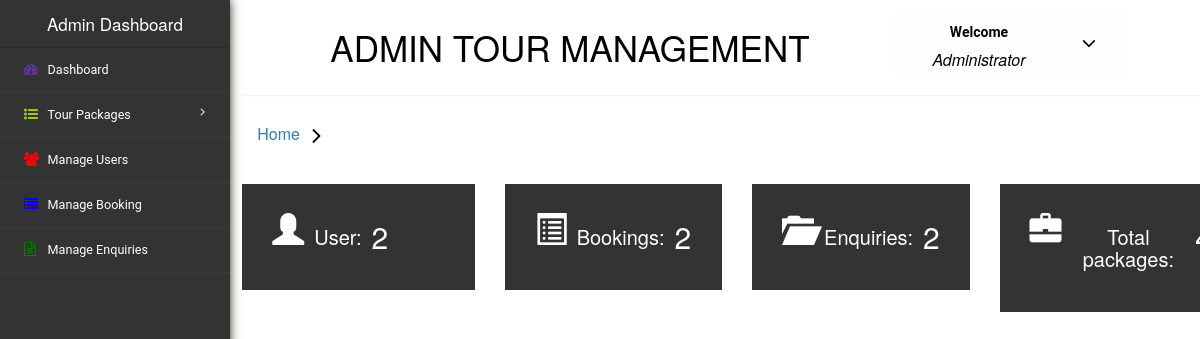
The page /code/dashboard.php on the database its author committed.
### tables this page shows
CREATE TABLE `user` (
  `S no.` int(11) NOT NULL,
  `username` varchar(25) NOT NULL,
  `email` varchar(30) NOT NULL,
  `phoneno` varchar(15) NOT NULL,
  `password` varchar(25) NOT NULL
);

CREATE TABLE `booking` (
  `S no.` int(11) NOT NULL,
  `name` varchar(25) NOT NULL,
  `mobileno` varchar(25) NOT NULL,
  `email` varchar(25) NOT NULL,
  `fromdate` date NOT NULL,
  `todate` date NOT NULL,
  `comment` text NOT NULL
);

CREATE TABLE `enquiry` (
  `S no.` int(11) NOT NULL,
  `name` varchar(25) NOT NULL,
  `email` varchar(25) NOT NULL,
  `phoneno` varchar(25) NOT NULL,
  `subject` varchar(25) NOT NULL,
  `description` text NOT NULL
);

### code/dashboard.php (the view, shortened to what this page needs)
<?php
    include("connection.php");
?>
<html style="overflow: hidden;">
<head>
  <link rel="stylesheet" href="dashboard.css">
  <link rel="stylesheet" href="https://maxcdn.bootstrapcdn.com/bootstrap/3.4.0/css/bootstrap.min.css">
  <link rel="stylesheet" href="https://cdnjs.cloudflare.com/ajax/libs/font-awesome/4.7.0/css/font-awesome.min.css">
</head>
<body>
  <div class="page-container" style="background-color: rgb(255, 255, 255);">
    <div class="left-content">
      <div class="mother-grid-inner">
        <div class="header-main" style="background-color: rgb(255, 255, 255);">
          <div class="logo-w3-agile" style="background-color: rgb(255, 255, 255);">
            <h1><a style="text-decoration: none; color: black;">Admin Tour Management</a></h1>
          </div>
          <div class="profile_details w3l" style="background-color: rgb(255, 254, 254);">
            <ul>
              <li class="dropdown profile_details_drop">
                <a class="dropdown-toggle" data-toggle="dropdown" aria-expanded="false">
                  <div class="profile_img">
                    <div class="user-name">
                      <p style="color: black;">Welcome</p>
                      <span style="color: black;">Administrator</span>
                    </div>
                    <i class="fa fa-angle-down" aria-hidden="true"></i>
                    <div class="clearfix"></div>
                  </div>
                </a>
              </li>
            </ul>
          </div>
        </div>
        <ol class="breadcrumb">
          <li class="breadcrumb-item"><a href="dashboard.php">Home</a> <i class="fa fa-angle-right"></i></li>
        </ol>
        <div class="four-grids">
          <div class="col-md-3 four-grid">
            <a href="manageUser.php">
            <div class="four-agileits" style="background-color: rgb(51, 51, 51);
            display: flex;
            flex-direction: row;
            gap: 10px;">
              <div class="icon" style="margin-left: 30px;">
                <i class="glyphicon glyphicon-user" style="color: rgb(255, 255, 255);" aria-hidden="true"></i>
              </div>
              <div class="four-text" style="    display: flex;
              text-align: center;">
                <h3  style="color: rgb(255, 255, 255);">User:</h3>
                <?php
                  $query="SELECT * FROM `user` ORDER BY `S no.` DESC LIMIT 1;";
                  $result=mysqli_query($con,$query);
						      while($rows = mysqli_fetch_array($result)){?>
                <h4  style="color: rgb(255, 255, 255);     margin-top: 8px;
                margin-left: 10px;"> <?php echo $rows[0];?> </h4>
                  <?php
              				}
              		?>
              </div>
            </div>
          </a>
          </div>
          <div class="col-md-3 four-grid">
            <a href="manageBooking.php">
            <div class="four-agileinfo" style="background-color: rgb(51, 51, 51);
            display: flex;
            flex-direction: row;
            gap: 10px;">
              <div class="icon" style="margin-left: 30px;">
                <i class="glyphicon glyphicon-list-alt" style="color: rgb(255, 255, 255);" aria-hidden="true"></i>
              </div>
              <div class="four-text" style="    display: flex;
              text-align: center;">
                <h3>Bookings:</h3>
                <?php
                  $query="SELECT * FROM `booking` ORDER BY `S no.` DESC LIMIT 1;";
                  $result=mysqli_query($con,$query);
						      while($rows = mysqli_fetch_array($result)){?>
                <h4 style="color: rgb(255, 255, 255);     margin-top: 8px;
                margin-left: 10px;"><?php echo $rows[0];?></h4>
                <?php
              				}
              		?>
              </div>
            </div>
            </a>
          </div>
          <div class="col-md-3 four-grid">
            <a href="manageEnquiry.php">
            <div class="four-w3ls" style="background-color: rgb(51, 51, 51);
            display: flex;
            flex-direction: row;
            gap: 10px;">
              <div class="icon" style="margin-left: 30px;">
                <i class="glyphicon glyphicon-folder-open" aria-hidden="true"></i>
              </div>
              <div class="four-text" style="    display: flex;
              text-align: center;">
                <h3>Enquiries:</h3>
                <?php
                  $query="SELECT * FROM `enquiry` ORDER BY `S no.` DESC LIMIT 1;";
                  $result=mysqli_query($con,$query);
						      while($rows = mysqli_fetch_array($result)){?>
                <h4 style="color: rgb(255, 255, 255);     margin-top: 8px;
                margin-left: 10px;"><?php echo $rows[0];?></h4>
                <?php
              				}
              		?>
              </div>
            </div>
            </a>
          </div>
          <div class="col-md-3 four-grid">
            <a href="managePackages.php">
            <div class="four-wthree" style="background-color: rgb(51, 51, 51);
            display: flex;
            flex-direction: row;
            gap: 10px;">
              <div class="icon" style="margin-left: 30px;">
                <i class="glyphicon glyphicon-briefcase" aria-hidden="true"></i>
              </div>
              <div class="four-text" style="    display: flex;
              text-align: center;">
                <h3>Total packages:</h3>
                <?php
                  $query="SELECT * FROM `package` ORDER BY `S no.` DESC LIMIT 1;";
                  $result=mysqli_query($con,$query);
						      while($rows = mysqli_fetch_array($result)){?>
                <h4 style="color: rgb(255, 255, 255);     margin-top: 8px;
                margin-left: 10px; padding-right: 20px;"><?php echo $rows[0];?></h4>
                <?php
              				}
              		?>
              </div>
            </div>
            </a>
          </div>
        </div>
      </div>
    </div>
      <div class="sidebar-menu" style="background-color: rgb(51, 51, 51);">
        <header class="logo1" style="background-color: rgb(51, 51, 51);">
          <a class="sidebar-icon" style="background-color: rgb(51, 51, 51); color: white; border: rgb(51, 51, 51); font-size: 17px; text-decoration: none;">Admin Dashboard </a>
        </header>
              <div class="menu">
                <ul id="menu">
                  <li><a href="dashboard.php"><i class="fa fa-tachometer" style="color: rebeccapurple;"></i> <span>Dashboard</span><div class="clearfix"></div></a></li>
                 <li id="menu-academico" ><a href="#"><i class="fa fa-list-ul" aria-hidden="true" style="color: yellowgreen;"></i><span> Tour Packages</span> <span class="fa fa-angle-right" style="float: right"></span><div class="clearfix"></div></a>
                  </li>
                <li id="menu-academico" ><a href="manageUser.php"><i class="fa fa-users" style="color: red;" aria-hidden="true"></i><span>Manage Users</span><div class="clearfix"></div></a></li>
                <li><a href="manageBooking.php"><i class="fa fa-list" style="color: blue;" aria-hidden="true"></i>  <span>Manage Booking</span><div class="clearfix"></div></a></li>
                <li><a href="manageEnquiry.php"><i class="fa fa-file-text-o" style="color: green;" aria-hidden="true"></i>  <span>Manage Enquiries</span><div class="clearfix"></div></a></li>
                </ul>
              </div>
              </div>
            </div>
</body>
</html>

### rows shown on the page
user: value "2"
booking: value "2"
enquiry: value "2"
